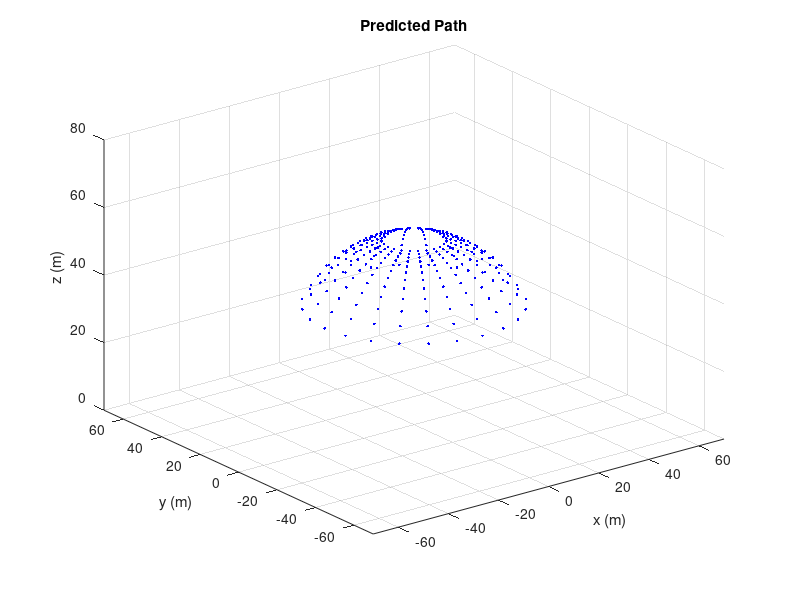

The MATLAB script that drew this image: (Note: this script raises an error after producing the figure.)
%Brook Leigh
%Comes up with a list of (x,y,z) points and corresponding motor values,
%then sends motor values to arduino, records actual position, and compares
%to predicted/requested
clear

L = 56; % (mm) from spine architecture 
d = 4; % (mm) "
disk_diameter = 15; % (mm) diameter of the disk
PWMrange = 500-100;
res = 25;

%These values give a turn angle (theta) and a bend amount (Rc)
minR = log10(2*L/(pi));
maxR = log10(150);
Rc = [logspace(minR,maxR,res/2)];

theta = linspace(2*pi,0,res);
phi = L./Rc;

%initiate state variable
x = zeros(3,length(theta)*length(Rc));
dl = zeros(4,length(theta)*length(Rc));

%for a given theta, an arc is defined along the range of possible bend
%radiuses which each give an (x,y,z) coordinate
l = length(theta);
for i = 1:length(Rc)
    x(1,((i-1)*l+1):i*l) = cos(theta)*Rc(i)*(1-cos(L/Rc(i)));
    x(2,((i-1)*l+1):i*l) = sin(theta)*Rc(i)*(1-cos(L/Rc(i)));
    x(3,((i-1)*l+1):i*l) = Rc(i)*sin(L/Rc(i));

    dl(1,((i-1)*l+1):i*l) = (phi(i)*(Rc(i)-d*cos(theta))-L);
    dl(2,((i-1)*l+1):i*l) = (phi(i)*(Rc(i)+d*cos(theta))-L);
    dl(3,((i-1)*l+1):i*l) = (phi(i)*(Rc(i)-d*sin(theta))-L);
    dl(4,((i-1)*l+1):i*l) = (phi(i)*(Rc(i)+d*sin(theta))-L);
end

%turn length change values into input values
u = ones(4,length(dl))*300;
dtheta = dl/(disk_diameter/2);
dPWM = dtheta*PWMrange/pi;
u = u+dPWM;

bent_motorvals = [x; u];
eq_pos = ones(size(bent_motorvals));
eq_pos(1:3,:) = eq_pos(1:3,:).*[0 0 L]';
eq_pos(4:7,:) = eq_pos(4:7,:).*[300 300 300 300]';
request_motorvals = [bent_motorvals zeros(size(eq_pos))];

for k = 1:length(bent_motorvals)
    request_motorvals(:,k*2-1) = eq_pos(:,k);
    request_motorvals(:,k*2) = bent_motorvals(:,k);
end

%plot result
figure(1)
plot3(x(1,:),x(2,:),x(3,:),'.','color','b')
grid on
title('Predicted Path')
xlabel('x (m)')
ylabel('y (m)')
zlabel('z (m)')
axis([-70 70 -70 70 0 80])

runtime_minutes = length(request_motorvals)*2.5/60

%% 

%Establish serial connection to Arduino
device = serialport("/dev/tty.usbmodem11301",115200)
flush(device);

%Establish serial connection to Aurora
fser = serialport('/dev/tty.usbserial-1120',115200,'DataBits',8,'FlowControl','none','StopBits',1,'Timeout',0.001);

%Enter motor values
motorvalue = [300 300 300 300];

%Write to device and read response
write(device,motorvalue,"uint16")
count = size(motorvalue);
response = read(device,count(2),"uint16")

%array to record actual positions
xstar = zeros(length(request_motorvals),10);

%now do same for all u sets
for k = 1:length(request_motorvals)
    motorvalue = request_motorvals(4:7,k)
    k
    write(device,motorvalue,"uint16")
    count = size(motorvalue);
    response = read(device,count(1),"uint16")
    pause(2.5)

    pkt = [];
    while(isempty(pkt))
        pkt = getAuroraPacket(fser,0.1);
    end
    xstar(k,:) = pkt;
end

%return to neutral
motorvalue = [300 300 300 300]';
write(device,motorvalue,"uint16")
count = size(motorvalue);
response = read(device,count(1),"uint16")

% 
% 
% e = x-xstar(:,7:9)';
% 
% %plot result
% figure(2)
% plot3(x(1,:),x(2,:),x(3,:),'.','color','b',xstar(1,:),xstar(2,:),xstar(3,:),'.','color','r')
% grid on
% title('Predicted Path vs Result')
% legend('Predicted','Result')
% xlabel('x (m)')
% ylabel('y (m)')
% zlabel('z (m)')
% axis([-70 70 -70 70 0 80])
% 
% %write data to csv files
% writematrix(u,'input.csv')
% writematrix(x,'predicted.csv')
% writematrix(xstar,'output.csv')

%disconnect serial ports
clear fser
clear device